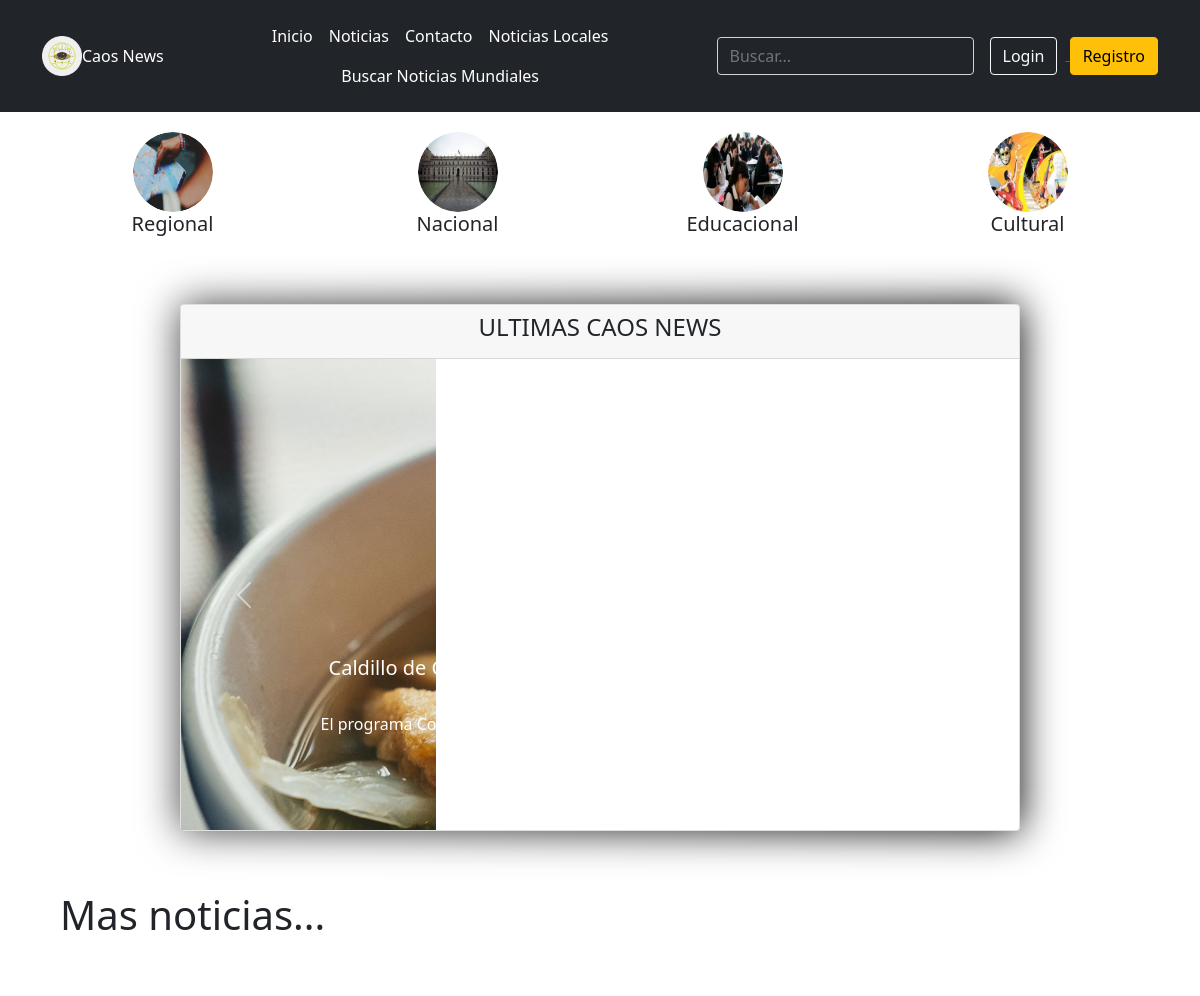
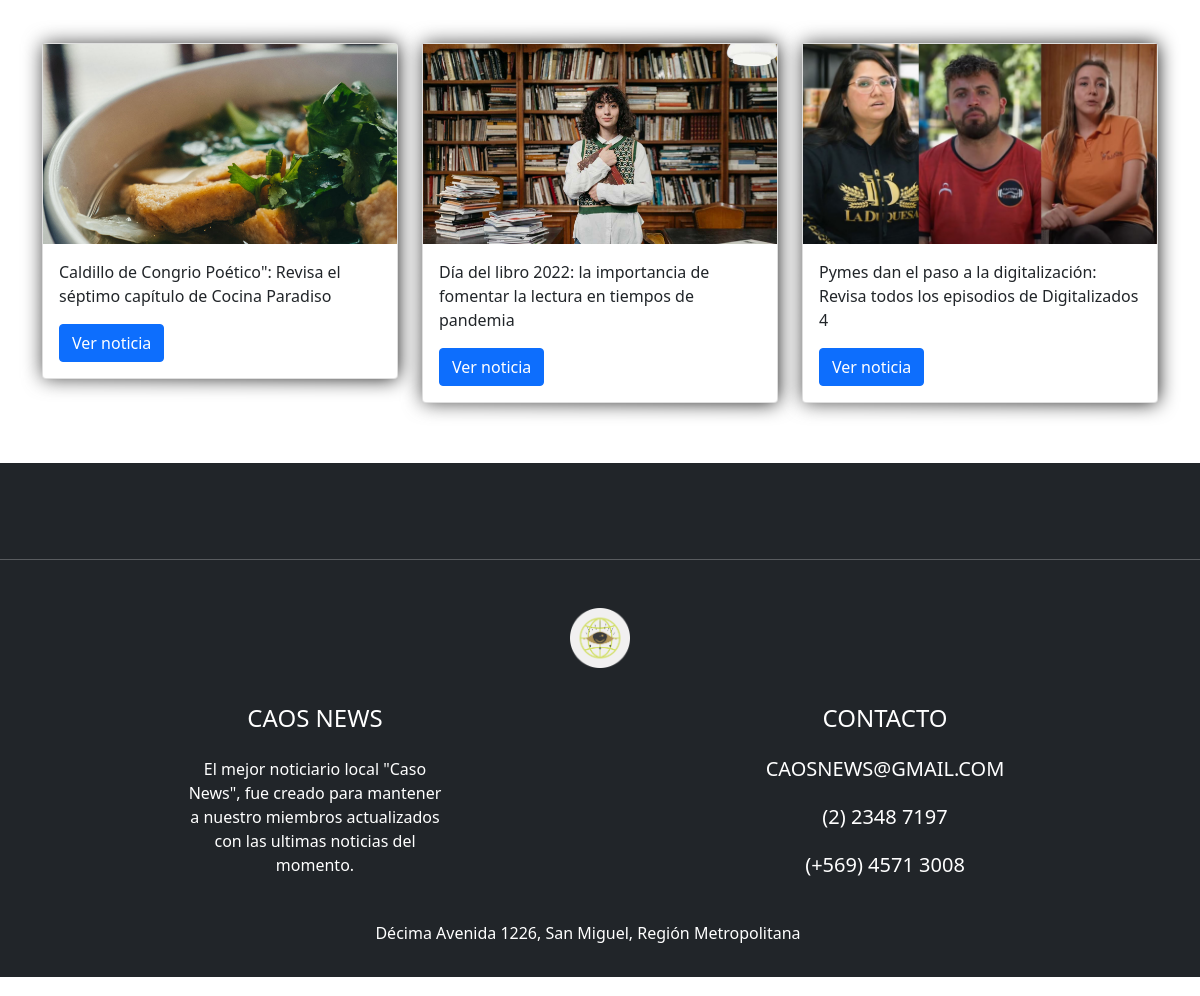
The page / on the database its author committed (2 pictures, top to bottom).
### Web_CaosNew/models.py (models this page shows, shortened)
class Categoria(models.Model):
    nombre = models.CharField(primary_key=True,max_length=20)
    imagen = models.ImageField(upload_to='fotos',null=True,default='Falta_imagen.jpg')

class Noticia(models.Model):
    titulo = models.CharField(primary_key=True,max_length=300,default='--')
    subtitulo = models.CharField(max_length=300,default='--')
    historia = models.CharField(max_length=10000,default='--')
    ubicacion = models.CharField(max_length=80,default='--')
    imagen = models.ImageField(upload_to='fotos',null=True,default='Falta_imagen.jpg')
    publicar = models.BooleanField(default=False)
    comentario = models.TextField(default='--')
    nombre = models.ForeignKey(Categoria,on_delete=models.CASCADE,default='--')
    usuario = models.CharField(max_length=60,default='--')

### Web_CaosNew/views.py (the view)
# urls.py: 2. Add a URL to urlpatterns:  path('', Home.as_view(), name='home')
def Home(request):
    noticia_ultimas = Noticia.objects.filter(publicar=True)[:3]
    categoria = Categoria.objects.all()
    contexto ={"noticia_ultimas":noticia_ultimas,"categoria":categoria}
    return render(request,"Home.html",contexto)

### Web_CaosNew/templates/Home.html (shortened to what this page needs)
{% extends "base.html" %}
{% load static %}
{% block css %}
<link rel="stylesheet" href="{% static 'css/EstiloHome.css' %}">
{% endblock css%}
{% block contenido%}
<div class="container">
  <div class="row d-flex">
    {% for cate in categoria %}
    <div class="col col-lg-3 text-center">
      <a href="/buscar_cate/{{cate.nombre}}/">
        <img src="{{cate.imagen.url}}" class="bd-placeholder-img rounded-circle" width="80" height="80">
      </a>
      <h5 class="fw-normal">{{cate.nombre}}</h2>
    </div>
    {% endfor %}
  </div>
</div>
<Div class="container-carusel">
  <div class="card">
    <div class="card-header">
      <h4> ULTIMAS CAOS NEWS </h4>
    </div>
    <div id="carouselExampleInterval" class="carousel slide" data-bs-ride="carousel">
      <div class="carousel-inner">
        {% for n in noticia_ultimas %}
        <div class="carousel-item " data-bs-interval="2000">
          <img src="{{n.imagen.url}}" class="d-block w-100" alt="">
          <div class="carousel-caption d-none d-md-block">
            <h5>{{n.titulo}}</h5>
            <p>{{n.subtitulo}}</p>
            <button class="btn btn-primary" onclick="ir('{{n.titulo}}')">Ver</button>
          </div>
        </div>
        {% endfor %}
      </div>
      <button class="carousel-control-prev" type="button" data-bs-target="#carouselExampleInterval"
        data-bs-slide="prev">
        <span class="carousel-control-prev-icon" aria-hidden="true"></span>
      </button>
      <button class="carousel-control-next" type="button" data-bs-target="#carouselExampleInterval"
        data-bs-slide="next">
        <span class="carousel-control-next-icon" aria-hidden="true"></span>
      </button>
    </div>
  </div>
</div>
<div class="separador">
  <h1> Mas noticias...</h1>
</div>
<Section id="galeria" class="container">
  <div class="row">
      {% for n in noticia_ultimas %}
      <div class="col-lg-4">
          <div class="card">
                  <img src="{{n.imagen.url}}" alt="">
              <div class="card-body">
                  <p class="card-text">{{n.titulo}}</p>
                  <button class="btn btn-primary" onclick="ir('{{n.titulo}}')">Ver noticia</button>
              </div>
          </div>
      </div>
      {% endfor %}
  </div>
</Section>
{% endblock contenido %}

### rows shown on the page
Categoria: imagen (picture), nombre "Regional"
Categoria: imagen (picture), nombre "Nacional"
Categoria: imagen (picture), nombre "Educacional"
Categoria: imagen (picture), nombre "Cultural"
Noticia: imagen (picture), titulo "Caldillo de Congrio Poético\": Revisa el séptimo capítulo de Cocina Paradiso", subtitulo "El programa Cocina Paradiso explica como realizar un \"Caldillo de congrio\""
Noticia: imagen (picture), titulo "Día del libro 2022: la importancia de fomentar la lectura en tiempos de pandemia"
Noticia: imagen (picture), titulo "Pymes dan el paso a la digitalización: Revisa todos los episodios de Digitalizados 4"
